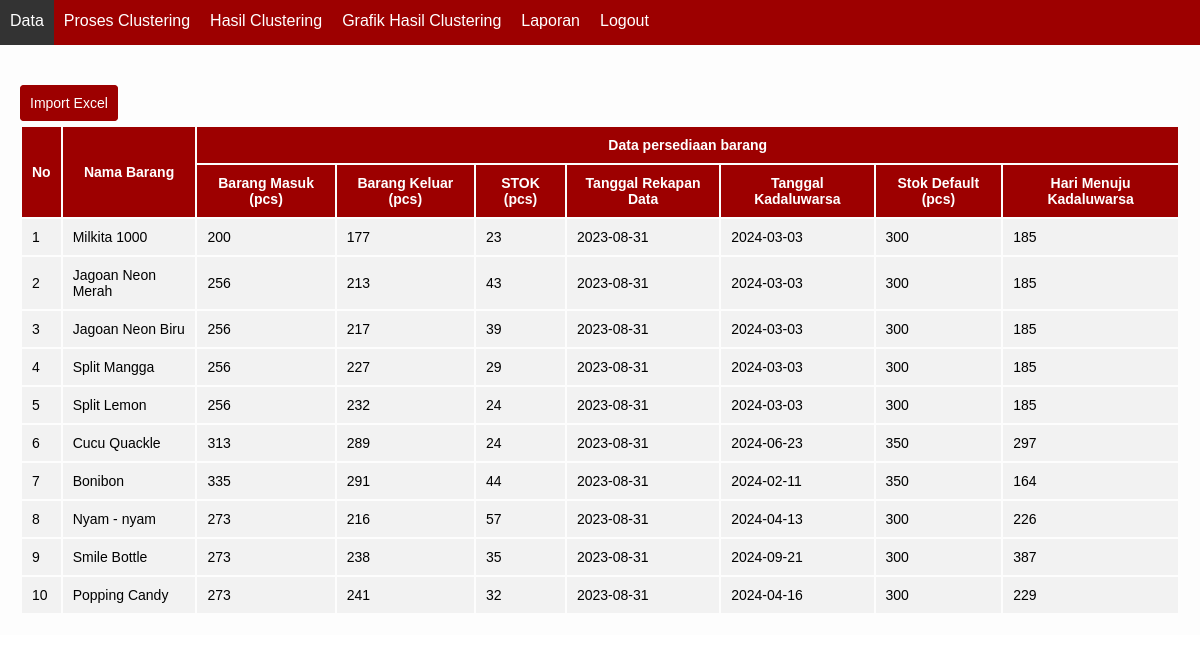
Page /index.php (signed in) on the committed database.
### tables this page shows
CREATE TABLE `data1` (
  `id` int(255) NOT NULL,
  `nmb` varchar(255) NOT NULL,
  `dm` int(255) NOT NULL,
  `dk` int(255) NOT NULL,
  `tgl` date NOT NULL,
  `tglkadaluwarsa` date NOT NULL,
  `stokdefault` int(11) NOT NULL,
  `hari` int(11) DEFAULT NULL
);

### data.php (the view, shortened to what this page needs)
<?php
switch(@$_GET['act']){
    default:
?>
<div class="widget-content">
    <div class="widget big-stats-container">
        <br/><p><a href='?module=data&act=import' class='btn btn-more'><span class='icon-upload'>Import Excel</span></a></p>
        <div class="shortcuts">
            <table class="table table-striped table-bordered table-hover">
                <thead>
                    <tr>
                        <th rowspan=2>No</th>
                        <th rowspan=2>Nama Barang</th>
                        <th colspan=7><center>Data persediaan barang</center></th>
                    </tr>
                    <tr>
                        <th>Barang Masuk (pcs)</th>
                        <th>Barang Keluar (pcs)</th>
                        <th>STOK (pcs)</th>
                        <th>Tanggal Rekapan Data</th>
                        <th>Tanggal Kadaluwarsa</th>
                        <th>Stok Default (pcs)</th>
                        <th>Hari Menuju Kadaluwarsa</th>
                    </tr>
                </thead>
                <tbody>
                <?php
                $no=1;
                $q=mysql_query("SELECT * FROM data1 ORDER BY id ASC");
                while($r=mysql_fetch_array($q)){
                    $sub=$r['dm']-$r['dk'];
                    echo "
                    <tr>
                        <td>$no</td>
                        <td>$r[nmb]</td>
                        <td>$r[dm]</td>
                        <td>$r[dk]</td>
                        <td>$sub</td>
                        <td>$r[tgl]</td>
                        <td>$r[tglkadaluwarsa]</td>
                        <td>$r[stokdefault]</td>
                         <td>$r[hari]</td>
                    </tr>
                    ";
                    $no++;
                }
                ?>
                </tbody>
            </table>
        </div>
    </div>
</div>
<?php
break;
?>
<?php
}
?>
</div>

### index.php (shortened to what this page needs)
<?php
	if(!empty($_SESSION["useradmin"]) && !empty($_SESSION["passadmin"])){
?>
<!DOCTYPE html>
<html xmlns="http://www.w3.org/1999/xhtml">
<head>
<link rel="stylesheet" type="text/css" href="style.css" />
</head>
<body>
<div class="container2">
  <ul id="menu">
	<li><a href="?module=data">Data</a></li>
	<li><a href="?module=data_proses">Proses Clustering</a></li>
	<li><a href="?module=hasil">Hasil Clustering</a></li>
	<li><a href="?module=grafiklingkaran">Grafik Hasil Clustering</a></li>
	<li><a href="?module=laporan">Laporan</a></li>
	<li><a href="?module=logout">Logout</a></li>
  </ul>
</div>
<div class="container5" style="padding:0px 20px;">
  <div class="grid">
	<?php include "content.php"; ?>
  </div>
<br><br><br><br><br>
</body>
</html>
<?php
	} else {
		include "login.php";
	}
?>

### content.php
<?php
if(!empty($_GET["module"])){
	include_once($_GET["module"].".php");
}else{
	include"data.php";
}
?>

### style.css (style rules this page uses)
body { font-family:"Arial"; font-size:14px; padding-left:0px; padding-right:0px; width:100%; padding-top:0px; margin:0px; }
.container2 { background-color:#9D0000; }
.container5 { background-color:#FDFDFD; }
.grid { width:100%; padding-top:20px; padding-bottom:20px; overflow:hidden; }
ul#menu { margin:0px; padding:0px; list-style-type:none; width:auto; height:45px; display:block; position:relative; font-size:16px; background-color:#9D0000; }
ul#menu li { display:block; float:left; margin:0px; padding:0px; }
ul#menu li a { float:left; color:#FFFFFF; text-decoration:none; padding:12px 10px 3px 10px; height:30px; background-color:#9D0000; width:auto; }
table { width:100%; }
th { text-align:center; padding:10px; background-color:#9D0000; color:#FFFFFF; font-family:Arial; font-size:14px; }
td { padding:10px; background-color:#F2F2F2; font-size:14px; }
a { color:#9D0000; text-decoration:none; }
.btn { font-family:Arial; font-size:14px; padding:9px 9px; text-align:center; cursor:pointer; border:1px solid transparent; border-radius:4px; width:auto; }
.btn-more { color:#FFFFFF; background-color:#9D0000; border-color:#9D0000; }

### rows in the picture
data1: nmb "Milkita 1000", dm "200", dk "177", sub "23", tgl "2023-08-31", tglkadaluwarsa "2024-03-03", stokdefault "300", hari "185"
data1: nmb "Jagoan Neon Merah", dm "256", dk "213", sub "43", tgl "2023-08-31", tglkadaluwarsa "2024-03-03", stokdefault "300", hari "185"
data1: nmb "Jagoan Neon Biru", dm "256", dk "217", sub "39", tgl "2023-08-31", tglkadaluwarsa "2024-03-03", stokdefault "300", hari "185"
data1: nmb "Split Mangga", dm "256", dk "227", sub "29", tgl "2023-08-31", tglkadaluwarsa "2024-03-03", stokdefault "300", hari "185"
data1: nmb "Split Lemon", dm "256", dk "232", sub "24", tgl "2023-08-31", tglkadaluwarsa "2024-03-03", stokdefault "300", hari "185"
data1: nmb "Cucu Quackle", dm "313", dk "289", sub "24", tgl "2023-08-31", tglkadaluwarsa "2024-06-23", stokdefault "350", hari "297"
data1: nmb "Bonibon", dm "335", dk "291", sub "44", tgl "2023-08-31", tglkadaluwarsa "2024-02-11", stokdefault "350", hari "164"
data1: nmb "Nyam - nyam", dm "273", dk "216", sub "57", tgl "2023-08-31", tglkadaluwarsa "2024-04-13", stokdefault "300", hari "226"
data1: nmb "Smile Bottle", dm "273", dk "238", sub "35", tgl "2023-08-31", tglkadaluwarsa "2024-09-21", stokdefault "300", hari "387"
data1: nmb "Popping Candy", dm "273", dk "241", sub "32", tgl "2023-08-31", tglkadaluwarsa "2024-04-16", stokdefault "300", hari "229"
